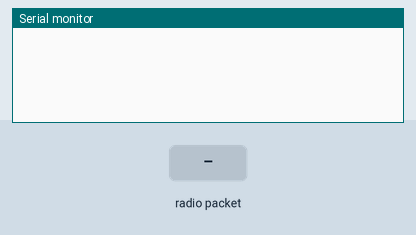
This sketch was run on a simulated Arduino Uno, built with avr-gcc and run on an emulated ATmega328P. On the bench: the last lines printed to the serial monitor. The inputs (shaded band) are chosen by the test bench. No radio packets arrive unless stated.

Above: at 1.2 s.
1.3 s: radio packet "c" arrives
At 2.2 s:
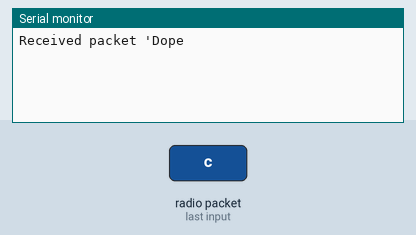
2.8 s: radio packet "1" arrives
At 3.3 s:
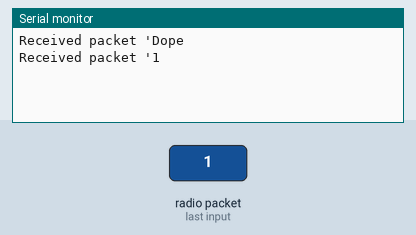

The sketch:

LoRa_Receiver.ino
```cpp
#include <SPI.h>
#include <LoRa.h>


void setup() {
  Serial.begin(9600);
  if (!LoRa.begin(433E6)) {
    Serial.println("Starting LoRa failed!");
    while (1);
  }
}

void loop() {
  int packetSize = LoRa.parsePacket();
  if (packetSize) {
    Serial.print("Received packet '");
    while (LoRa.available()) {
      char incoming = (char)LoRa.read();
      if (incoming == 'c'){
        Serial.println("Dope");
      } else {
        Serial.println(incoming);
      }
    }
  }
}
```

Measured:
- after the input at 1.3 s, the serial monitor: prints a new line at once (image 1)
- after the input at 2.8 s, the serial monitor: prints a new line at once (image 2)
